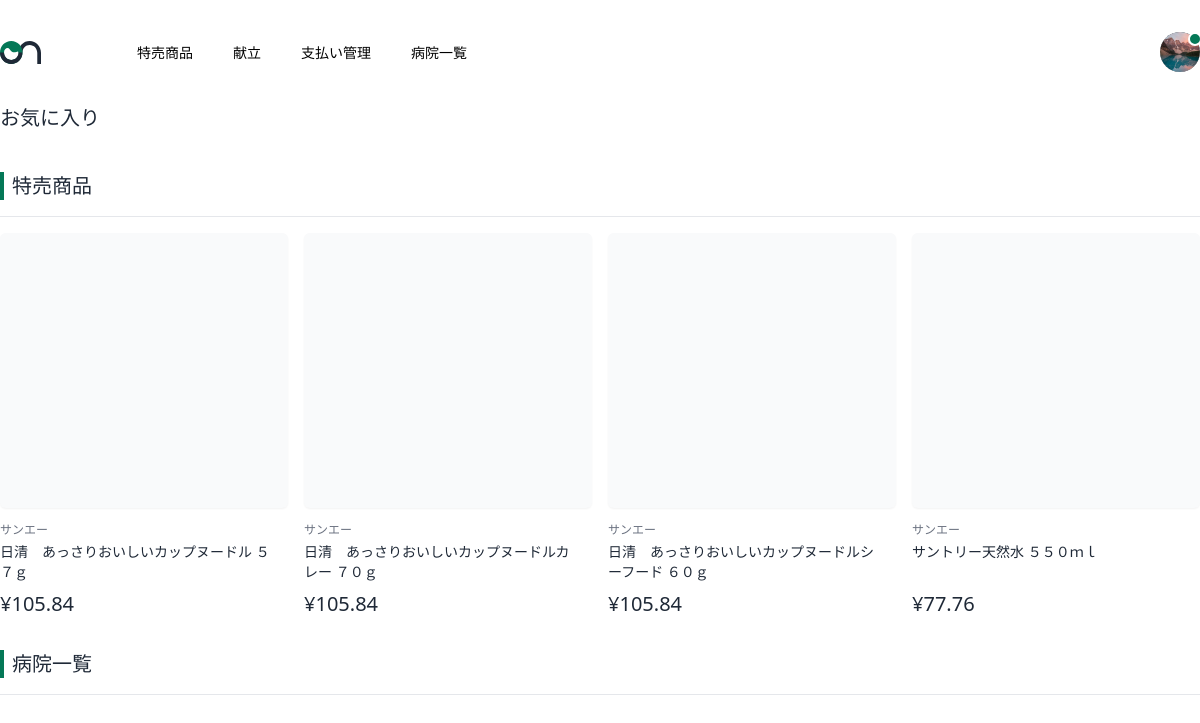
Screenshot of /accounts/favorite/ (signed in) with the database file from the repository.
### sale/models.py (models this page shows, shortened)
class SaleItem(models.Model):
  id = models.IntegerField(('商品ID'), primary_key=True)
  name = models.CharField(('商品名'), max_length=255)
  price = models.FloatField(('税込価格'), max_length=255)
  url = models.CharField(('url'), max_length=255)
  date = models.DateField(('取得日'))
  shop = models.CharField(('店舗名'), max_length=255)
  class Meta:
    verbose_name = ('item')
    verbose_name_plural = ('items')

### accounts/views.py (the view)
# urls.py: path('favorite/', views.FavoriteView.as_view(), name='account_favorite'),
class FavoriteView(LoginRequiredMixin,View):
  def get(self, request, *args, **kwargs):
    user_data = CustomUser.objects.get(id=request.user.id)
    item_data = SaleItem.objects.all()
    favorite_list = []
    shop = []
    for data in item_data:
      favorite = data.salefavorite_set.filter(user=request.user)
      if favorite.exists():
        favorite_list.append(data)
    params = {
      'user_data': user_data,
      'favorite_list': favorite_list
    }
    return render(request, 'accounts/favorite.html', params)

### app/templates/accounts/favorite.html (shortened to what this page needs)
{% extends "app/base.html" %}
{% block content %}
<div class="mb-10">
  <p class="text-xl">お気に入り</p>
</div>
<div>
  <div>
    <p class="pl-3 relative text-xl border-b pb-4 mb-4 before:absolute before:w-1 before:h-7 before:left-0 before:top-0 before:bg-emerald-700">特売商品</p>
    <div class="grid grid-cols-4 gap-y-7 gap-x-4 mb-8">
      {% for item_data in favorite_list %}
        {% if forloop.counter <= 4 %}
          <div>
            <div
              class="relative h-[275px] mb-3.5 bg-gray-50 rounded-md flex justify-center place-items-center shadow-sm"
            >
            </div>
            <div class="mb-1">
              <p class="text-xs text-gray-500">{{ item_data.shop }}</p>
            </div>
            <div class="mb-2">
              <p class="w-[275px] text-sm leading-5 overflow-hidden h-10">
                {{ item_data.name }}
              </p>
            </div>
            <div class="flex items-center">
              <div>
                <p class="text-xl">¥{{ item_data.price }}</p>
              </div>
            </div>
          </div>
        {% endif %}
      {% endfor %}
    </div>
  </div>
  <div>
    <p class="pl-3 relative text-xl border-b pb-4 mb-4 before:absolute before:w-1 before:h-7 before:left-0 before:top-0 before:bg-emerald-700">病院一覧</p>
  </div>
</div>
{% endblock %}

### rows the page displays
SaleItem: shop "サンエー", name "日清 あっさりおいしいカップヌードル ５７ｇ", price "105.84"
SaleItem: shop "サンエー", name "日清 あっさりおいしいカップヌードルカレー ７０ｇ", price "105.84"
SaleItem: shop "サンエー", name "日清 あっさりおいしいカップヌードルシーフード ６０ｇ", price "105.84"
SaleItem: shop "サンエー", name "サントリー天然水 ５５０ｍｌ", price "77.76"
